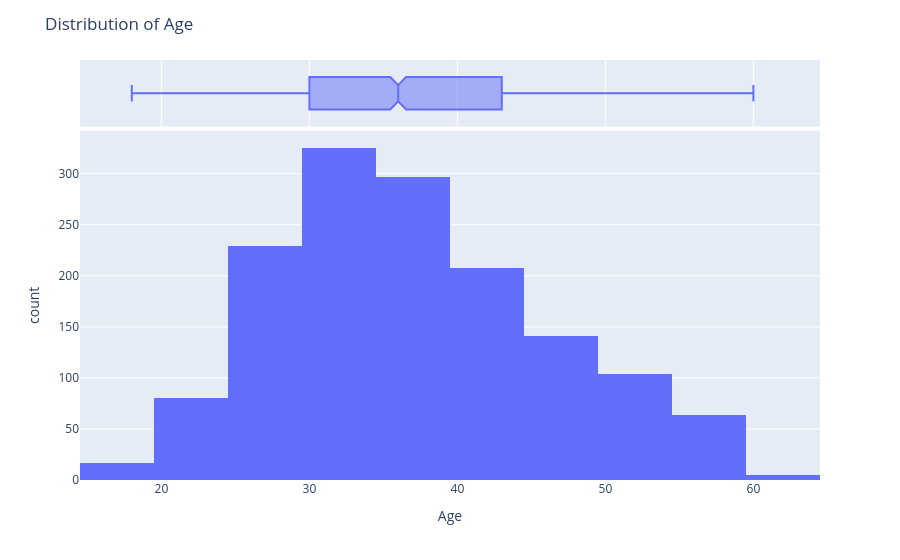
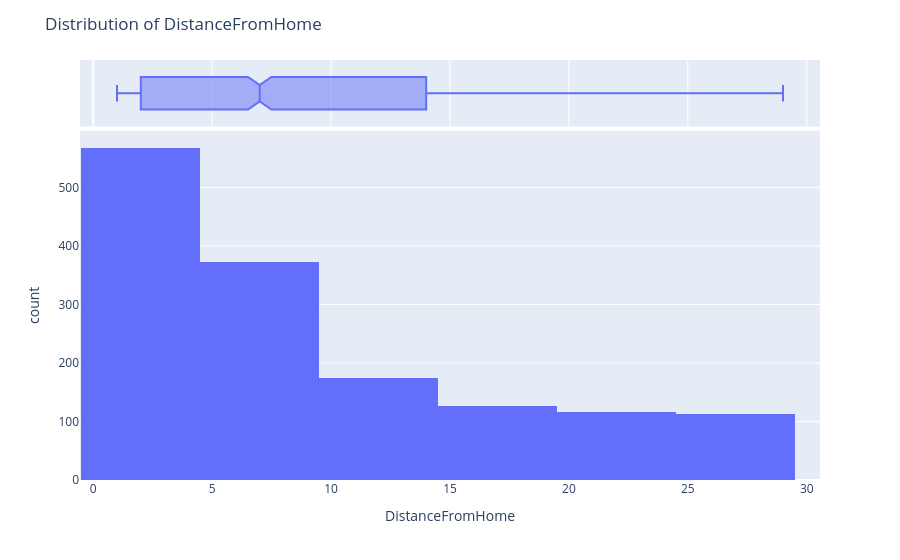
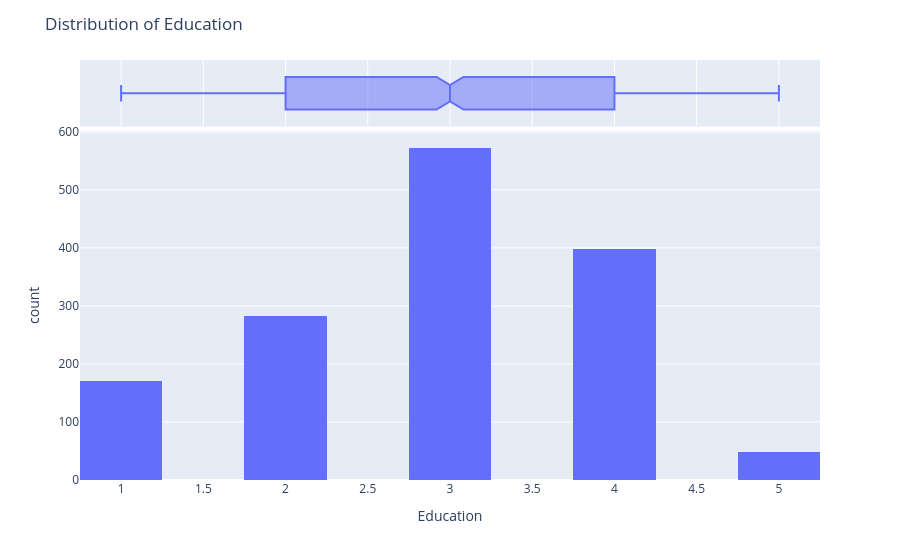
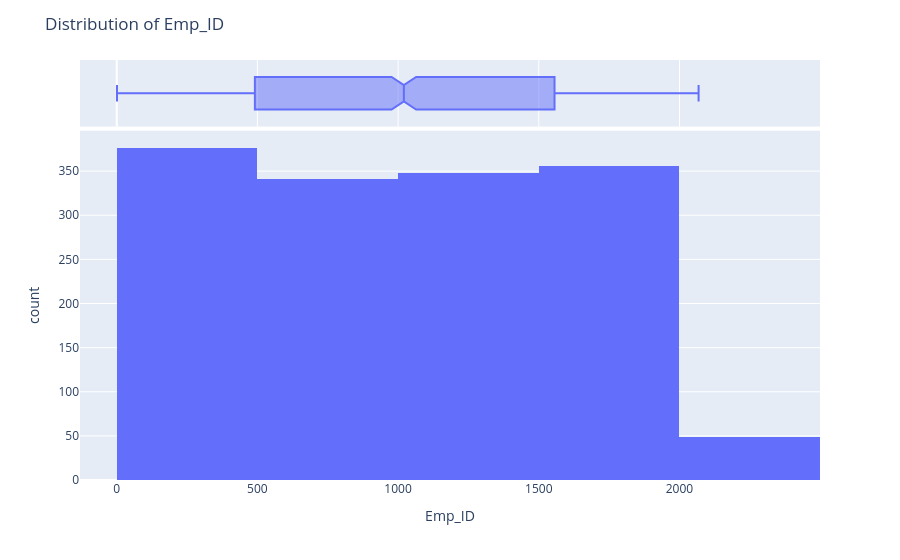

The cell these charts' notebook holds for them, in order:
### Code cell
# Loop through only numerical columns
for col in emp_df.select_dtypes(include=['int64', 'float64']).columns:
    fig = px.histogram(emp_df, x=col, nbins=10, marginal="box")
    fig.update_layout(title_text=f"Distribution of {col}")
    fig.show()

    print(f"Summary statistics for {col}:\n")
    print(emp_df[col].describe(), "\n" + "-"*50 + "\n")

### Figure 1 — Plotly figure (JSON) as saved in the notebook; plotly's stock layout.template omitted (floating-point values rounded to 4 significant figures; data arrays with more than 128 entries replaced by an {"elided": "..."} marker saying what was removed)
{"data": [{"bingroup": "x", "hovertemplate": "Age=%{x}<br>count=%{y}<extra></extra>", "legendgroup": "", "marker": {"color": "#636efa", "pattern": {"shape": ""}}, "name": "", "nbinsx": 10, "orientation": "v", "showlegend": false, "type": "histogram", "x": {"elided": "1470 int values"}, "xaxis": "x", "yaxis": "y"}, {"hovertemplate": "Age=%{x}<extra></extra>", "legendgroup": "", "marker": {"color": "#636efa"}, "name": "", "notched": true, "showlegend": false, "type": "box", "x": {"elided": "1470 int values"}, "xaxis": "x2", "yaxis": "y2"}], "layout": {"barmode": "relative", "legend": {"tracegroupgap": 0}, "margin": {"t": 60}, "title": {"text": "Distribution of Age"}, "xaxis": {"anchor": "y", "domain": [0, 1], "title": {"text": "Age"}}, "xaxis2": {"anchor": "y2", "domain": [0, 1], "matches": "x", "showgrid": true, "showticklabels": false}, "yaxis": {"anchor": "x", "domain": [0, 0.8316], "title": {"text": "count"}}, "yaxis2": {"anchor": "x2", "domain": [0.8416, 1], "matches": "y2", "showgrid": false, "showline": false, "showticklabels": false, "ticks": ""}}}

### Figure 2 — Plotly figure (JSON) as saved in the notebook; plotly's stock layout.template omitted (floating-point values rounded to 4 significant figures; data arrays with more than 128 entries replaced by an {"elided": "..."} marker saying what was removed)
{"data": [{"bingroup": "x", "hovertemplate": "DistanceFromHome=%{x}<br>count=%{y}<extra></extra>", "legendgroup": "", "marker": {"color": "#636efa", "pattern": {"shape": ""}}, "name": "", "nbinsx": 10, "orientation": "v", "showlegend": false, "type": "histogram", "x": {"elided": "1470 int values"}, "xaxis": "x", "yaxis": "y"}, {"hovertemplate": "DistanceFromHome=%{x}<extra></extra>", "legendgroup": "", "marker": {"color": "#636efa"}, "name": "", "notched": true, "showlegend": false, "type": "box", "x": {"elided": "1470 int values"}, "xaxis": "x2", "yaxis": "y2"}], "layout": {"barmode": "relative", "legend": {"tracegroupgap": 0}, "margin": {"t": 60}, "title": {"text": "Distribution of DistanceFromHome"}, "xaxis": {"anchor": "y", "domain": [0, 1], "title": {"text": "DistanceFromHome"}}, "xaxis2": {"anchor": "y2", "domain": [0, 1], "matches": "x", "showgrid": true, "showticklabels": false}, "yaxis": {"anchor": "x", "domain": [0, 0.8316], "title": {"text": "count"}}, "yaxis2": {"anchor": "x2", "domain": [0.8416, 1], "matches": "y2", "showgrid": false, "showline": false, "showticklabels": false, "ticks": ""}}}

### Figure 3 — Plotly figure (JSON) as saved in the notebook; plotly's stock layout.template omitted (floating-point values rounded to 4 significant figures; data arrays with more than 128 entries replaced by an {"elided": "..."} marker saying what was removed)
{"data": [{"bingroup": "x", "hovertemplate": "Education=%{x}<br>count=%{y}<extra></extra>", "legendgroup": "", "marker": {"color": "#636efa", "pattern": {"shape": ""}}, "name": "", "nbinsx": 10, "orientation": "v", "showlegend": false, "type": "histogram", "x": {"elided": "1470 int values"}, "xaxis": "x", "yaxis": "y"}, {"hovertemplate": "Education=%{x}<extra></extra>", "legendgroup": "", "marker": {"color": "#636efa"}, "name": "", "notched": true, "showlegend": false, "type": "box", "x": {"elided": "1470 int values"}, "xaxis": "x2", "yaxis": "y2"}], "layout": {"barmode": "relative", "legend": {"tracegroupgap": 0}, "margin": {"t": 60}, "title": {"text": "Distribution of Education"}, "xaxis": {"anchor": "y", "domain": [0, 1], "title": {"text": "Education"}}, "xaxis2": {"anchor": "y2", "domain": [0, 1], "matches": "x", "showgrid": true, "showticklabels": false}, "yaxis": {"anchor": "x", "domain": [0, 0.8316], "title": {"text": "count"}}, "yaxis2": {"anchor": "x2", "domain": [0.8416, 1], "matches": "y2", "showgrid": false, "showline": false, "showticklabels": false, "ticks": ""}}}

### Figure 4 — Plotly figure (JSON) as saved in the notebook; plotly's stock layout.template omitted (floating-point values rounded to 4 significant figures; data arrays with more than 128 entries replaced by an {"elided": "..."} marker saying what was removed)
{"data": [{"bingroup": "x", "hovertemplate": "Emp_ID=%{x}<br>count=%{y}<extra></extra>", "legendgroup": "", "marker": {"color": "#636efa", "pattern": {"shape": ""}}, "name": "", "nbinsx": 10, "orientation": "v", "showlegend": false, "type": "histogram", "x": {"elided": "1470 int values"}, "xaxis": "x", "yaxis": "y"}, {"hovertemplate": "Emp_ID=%{x}<extra></extra>", "legendgroup": "", "marker": {"color": "#636efa"}, "name": "", "notched": true, "showlegend": false, "type": "box", "x": {"elided": "1470 int values"}, "xaxis": "x2", "yaxis": "y2"}], "layout": {"barmode": "relative", "legend": {"tracegroupgap": 0}, "margin": {"t": 60}, "title": {"text": "Distribution of Emp_ID"}, "xaxis": {"anchor": "y", "domain": [0, 1], "title": {"text": "Emp_ID"}}, "xaxis2": {"anchor": "y2", "domain": [0, 1], "matches": "x", "showgrid": true, "showticklabels": false}, "yaxis": {"anchor": "x", "domain": [0, 0.8316], "title": {"text": "count"}}, "yaxis2": {"anchor": "x2", "domain": [0.8416, 1], "matches": "y2", "showgrid": false, "showline": false, "showticklabels": false, "ticks": ""}}}
